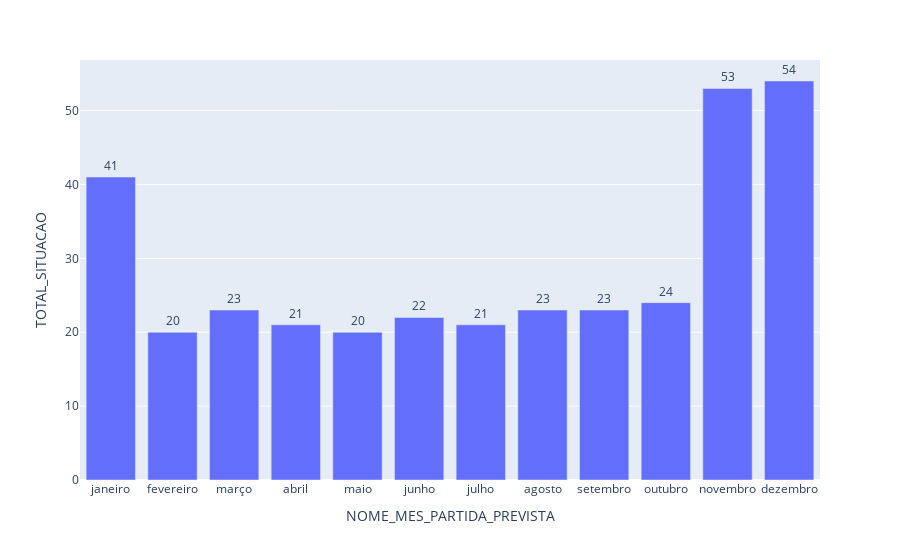

This figure's notebook cell:
### Code cell
fig = px.bar(
    dataframe_gb, 
    x='NOME_MES_PARTIDA_PREVISTA', 
    y='TOTAL_SITUACAO', 
    text_auto=True,
)
fig.update_traces(
    textposition='outside'
)
fig.show()

### Figure 1 — Plotly figure (JSON) as saved in the notebook; plotly's stock layout.template omitted (floating-point values rounded to 4 significant figures)
{"data": [{"alignmentgroup": "True", "hovertemplate": "NOME_MES_PARTIDA_PREVISTA=%{x}<br>TOTAL_SITUACAO=%{y}<extra></extra>", "legendgroup": "", "marker": {"color": "#636efa", "pattern": {"shape": ""}}, "name": "", "offsetgroup": "", "orientation": "v", "showlegend": false, "textposition": "outside", "texttemplate": "%{y}", "type": "bar", "x": ["janeiro", "fevereiro", "março", "abril", "maio", "junho", "julho", "agosto", "setembro", "outubro", "novembro", "dezembro"], "xaxis": "x", "y": [41, 20, 23, 21, 20, 22, 21, 23, 23, 24, 53, 54], "yaxis": "y"}], "layout": {"barmode": "relative", "legend": {"tracegroupgap": 0}, "margin": {"t": 60}, "xaxis": {"anchor": "y", "domain": [0, 1], "title": {"text": "NOME_MES_PARTIDA_PREVISTA"}}, "yaxis": {"anchor": "x", "domain": [0, 1], "title": {"text": "TOTAL_SITUACAO"}}}}
